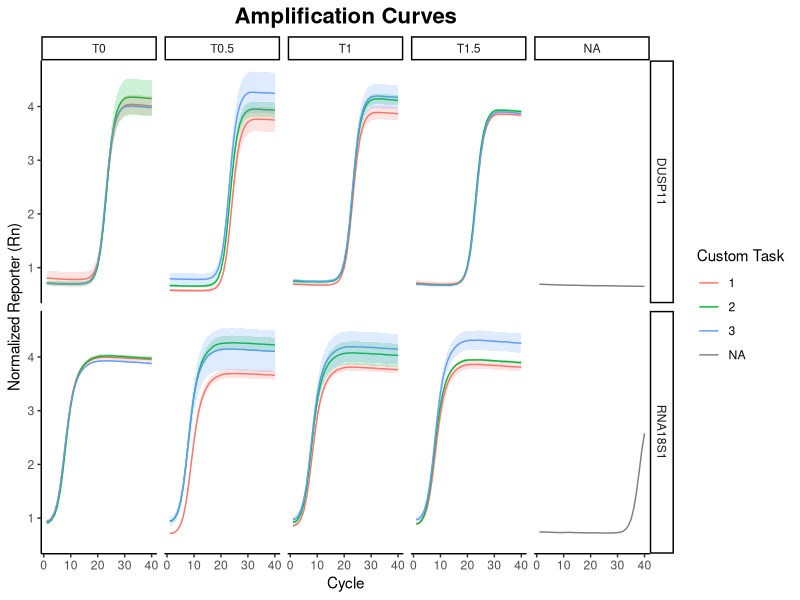
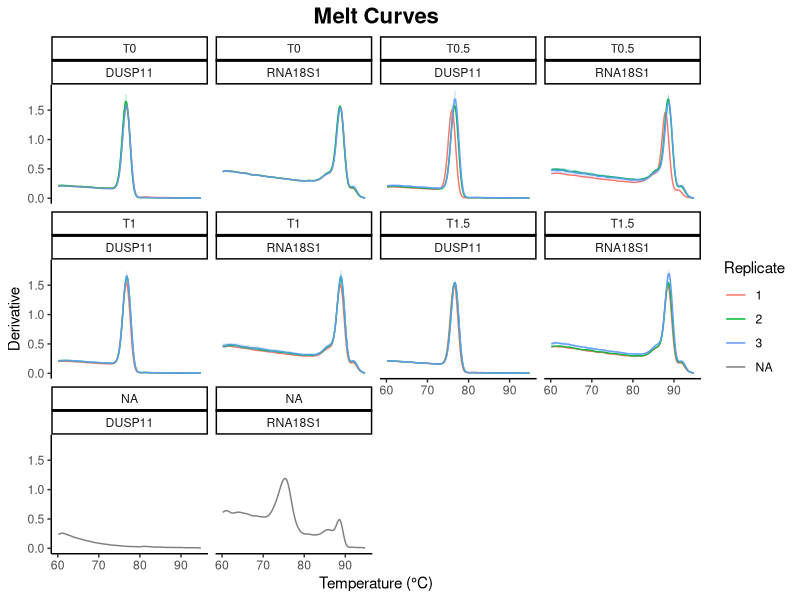

Reproduce these figures in R, in order.
library(readxl)
library(dplyr)
library(writexl)

df <- read_excel("TN052.13/TN052_13_redo.xlsx", sheet = "Amplification Data", skip = 46)
names <- read_excel("TN052.13/TN052_13_redo.xlsx", sheet = "Sample Setup", skip = 46) %>%
  select(`Well`, `Sample Name`, `Custom Task`) %>%
  filter(!is.na(`Sample Name`))

df <- df %>%
  select(`Well`, `Cycle`, `Target Name`, Rn) %>%
  filter(!is.na(`Target Name`), !is.na(Rn))
df <- left_join(df, names, by = "Well")
df_mean <- df %>%
  group_by(`Sample Name`, `Target Name`, Cycle, `Custom Task`) %>%
  summarize(
        Rn_mean = mean(Rn, na.rm = TRUE),
        Rn_sd = sd(Rn, na.rm = TRUE),
        .groups = "drop"
  )

df_melt <- read_excel("TN052.13/TN052_13_redo.xlsx", sheet = "Melt Curve Raw Data", skip = 46) %>%
  select(`Well`, `Reading`, `Temperature`, `Derivative`)
melt_names <- read_excel("TN052.13/TN052_13_redo.xlsx", sheet = "Sample Setup", skip = 46) %>%
  select(`Well`, `Sample Name`, `Target Name`, `Custom Task`)
df_melt <- left_join(df_melt, melt_names, by = "Well") %>%
  group_by(`Sample Name`, `Target Name`, `Custom Task`, `Temperature`) %>%
  summarize(
    Derivative_mean = mean(Derivative, na.rm = TRUE),
    Derivative_sd = sd(Derivative, na.rm = TRUE),
    .groups = "drop"
  )

# Plot
library(ggplot2)
p <- ggplot(df_mean, aes(x = Cycle, y = Rn_mean, color = `Custom Task`)) +
  geom_line() +
  geom_ribbon(aes(ymin = Rn_mean - Rn_sd, ymax = Rn_mean + Rn_sd, fill = `Custom Task`), alpha = 0.2, color = NA, show.legend = FALSE) +
  facet_grid(`Target Name` ~ `Sample Name`) +
  labs(title = "Amplification Curves",
       x = "Cycle",
       y = "Normalized Reporter (Rn)",
    ) +
  theme_classic() +
  theme(plot.title = element_text(hjust = 0.5, size = 16, face = "bold"))
# Save the plot
ggsave("TN052.13/amplification_curves.png", plot = p, width = 12, height = 8, dpi = 300)

# Melt curve plot
p_melt <- ggplot(df_melt, aes(x = Temperature, y = Derivative_mean, color = `Custom Task`)) +
  geom_line() +
  geom_ribbon(aes(ymin = Derivative_mean - Derivative_sd, ymax = Derivative_mean + Derivative_sd, fill = `Custom Task`), alpha = 0.2, color = NA, show.legend = FALSE) +
  facet_wrap(`Sample Name` ~ `Target Name`) +
  labs(title = "Melt Curves",
       x = "Temperature (°C)",
       y = "Derivative",
       color = "Replicate") +
  theme_classic() +
  theme(plot.title = element_text(hjust = 0.5, size = 16, face = "bold"))
# Save the melt curve plot
ggsave("TN052.13/melt_curves.png", plot = p_melt, width = 12, height = 8, dpi = 300)